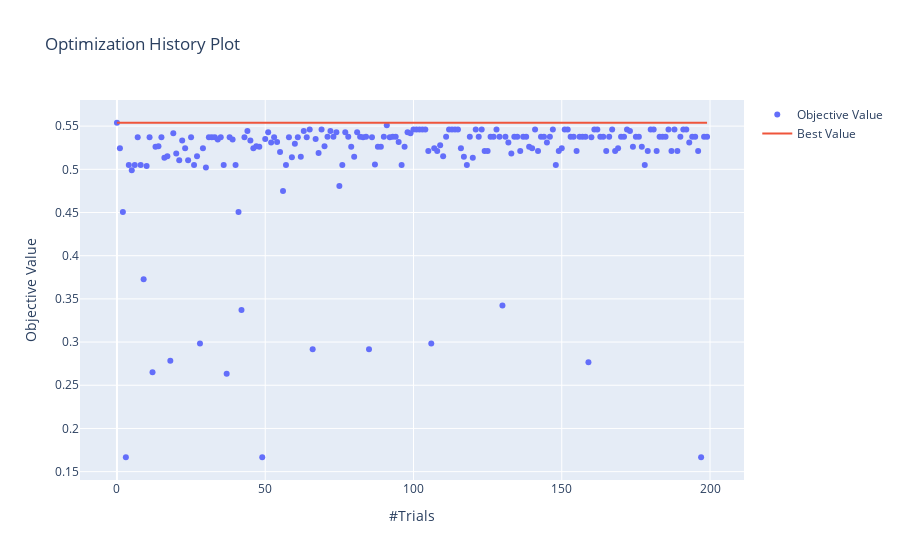

Notebook code for this chart:
### Code cell
optuna.visualization.plot_optimization_history(study)

### Figure 1 — Plotly figure (JSON) as saved in the notebook; plotly's stock layout.template omitted (floating-point values rounded to 4 significant figures; data arrays with more than 128 entries replaced by an {"elided": "..."} marker saying what was removed)
{"data": [{"mode": "markers", "name": "Objective Value", "type": "scatter", "x": {"elided": "200 int values"}, "y": {"elided": "200 float values"}}, {"name": "Best Value", "type": "scatter", "x": {"elided": "200 int values"}, "y": {"elided": "200 float values"}}], "layout": {"autosize": true, "title": {"text": "Optimization History Plot"}, "xaxis": {"autorange": true, "range": [-11.96, 211.0], "title": {"text": "#Trials"}, "type": "linear"}, "yaxis": {"autorange": true, "range": [0.1347, 0.5858], "title": {"text": "Objective Value"}, "type": "linear"}}}
